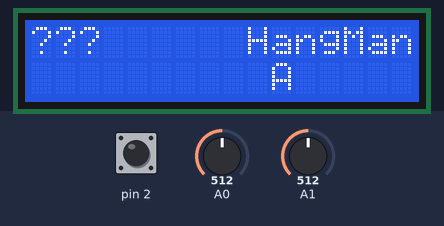
A sketch run on a simulated Arduino Uno, built with avr-gcc and run on an emulated ATmega328P. Shown: 16×2 character LCD. Inputs (shaded band) come from the test bench; at power-on: A1 = 512, pin 2 HIGH, A0 = 512.

Above: at 1.2 s.
1.3 s: A1 set to 418
2.8 s: A1 set to 393
At 3.4 s:
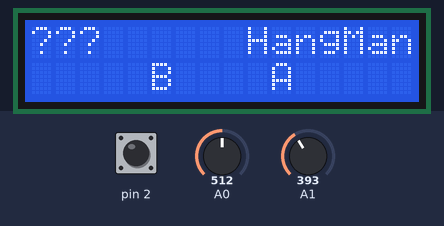
5.8 s: pin 2 pulled LOW for 0.6 s
At 6.4 s:
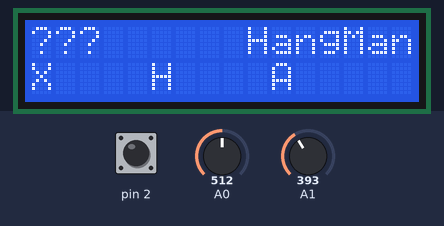
9.0 s: pin 2 pulled LOW for 1 s
At 9.4 s:
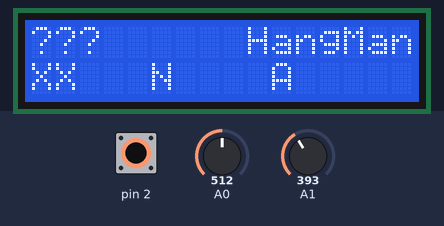
12.0 s: A1 set to 510
At 12.4 s:
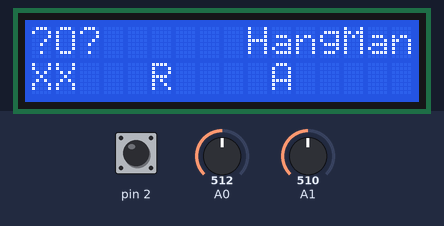
15.0 s: pin 2 pulled LOW for 0.6 s
At 15.4 s:
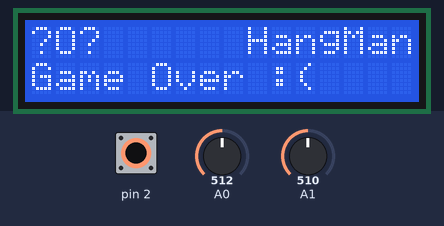
Timing chart, 0 to 18.0 s (numbered marks = the images above; inputs shaded):
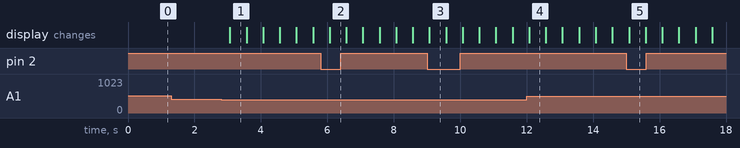

Measured:
- the behaviour switches between 401 and 400 on A1 (found by bisection; images 0 and 1)
- after the input at 1.3 s, every drawn part: stays the same
- after the input at 2.8 s, the display: changes after 0.27 s (image 1)
- after the input at 5.8 s, the display: changes after 0.27 s (image 2)
- after the input at 9.0 s, the display: changes after 0.07 s (image 3)
- after the input at 12.0 s, the display: changes after 0.08 s (image 4)
- after the input at 15.0 s, the display: changes after 0.08 s (image 5)
- what the display in image 1 shows lasts 0.5 s, from 3.1 s to 3.6 s

The sketch:

CS122A_Project.ino
```cpp
#include <LiquidCrystal.h>

//setup for LCD display
LiquidCrystal lcd(7,8,9,10,11,12);

//setup for joystick
int xValue = 0 ;
int yValue = 0 ;
int bValue = 0 ;
char alphabet[26]={'A','B','C','D','E','F','G','H','I','J','K','L','M','N','O','P','Q','R','S','T','U','V','W','X','Y','Z'};
int counter = 0;
int lives = 3;

void setup() {
  // put your setup code here, to run once:
lcd.begin(16,2);

lcd.print("???      HangMan");
lcd.setCursor(10,1);
lcd.print(alphabet[counter]);
  pinMode(2,INPUT);
  digitalWrite(2,HIGH);
}

void loop() {
  // put your main code here, to run repeatedly:
  xValue = analogRead(A0);
  yValue = analogRead(A1);
  bValue = digitalRead(2);

  if(yValue <= 400 && counter < 25){
  ++counter;
  lcd.setCursor(5,1);
  lcd.print(alphabet[counter]);
  }
  else if(yValue >= 500 && counter > 0){
  --counter;
  lcd.setCursor(5,1);
  lcd.print(alphabet[counter]);
  }


if((bValue == 0) && (alphabet[counter] == 'D')){
    lcd.setCursor(0,0);
    lcd.print('D');
  }
else if((bValue == 0) && (alphabet[counter]  =='O')){
    lcd.setCursor(1,0);
    lcd.print('O');
  }
else if((bValue == 0) && (alphabet[counter] == 'G')){
    lcd.setCursor(2,0);
    lcd.print('G');
  }
else if(bValue == 0 && lives == 3){
    --lives;
    lcd.setCursor(0,1);
    lcd.print('X');
  }
else if(bValue == 0 && lives == 2){
    --lives;
    lcd.setCursor(1,1);
    lcd.print('X');
  }
else if(bValue == 0 && lives == 1){
    --lives;
    lcd.setCursor(0,1);
    lcd.print("Game Over :(");
  }
delay(500);
}
```
